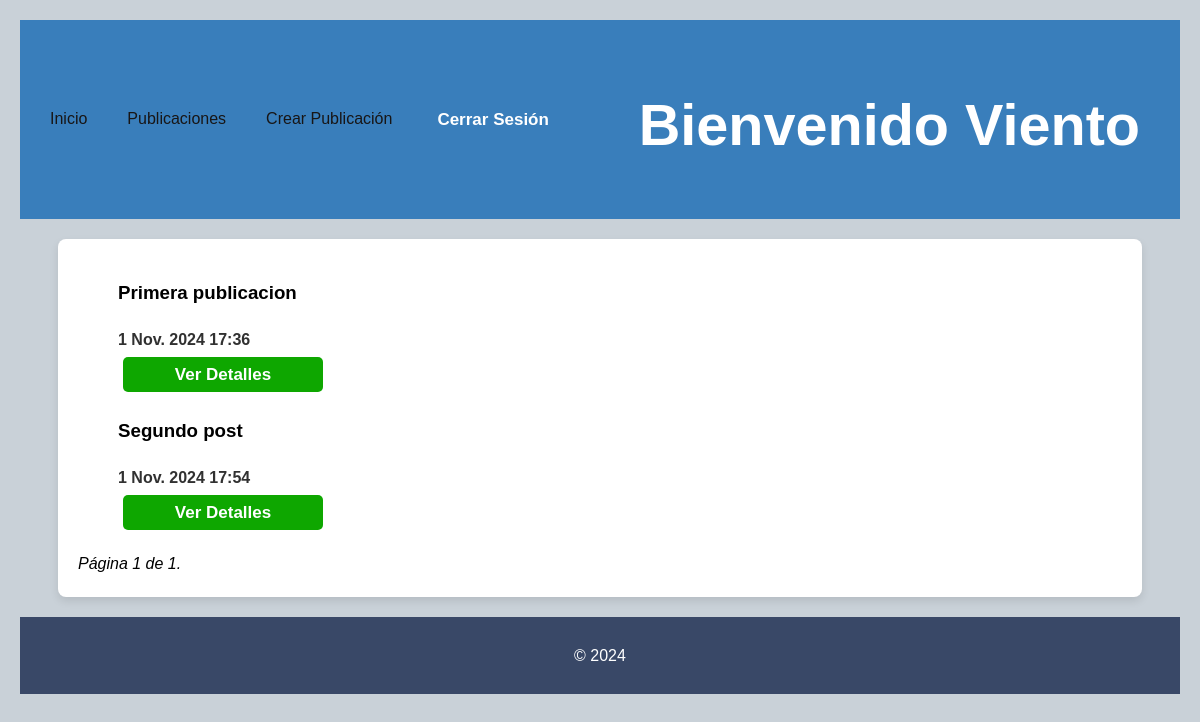
Before: /publicaciones/ (signed in) with the older database file.
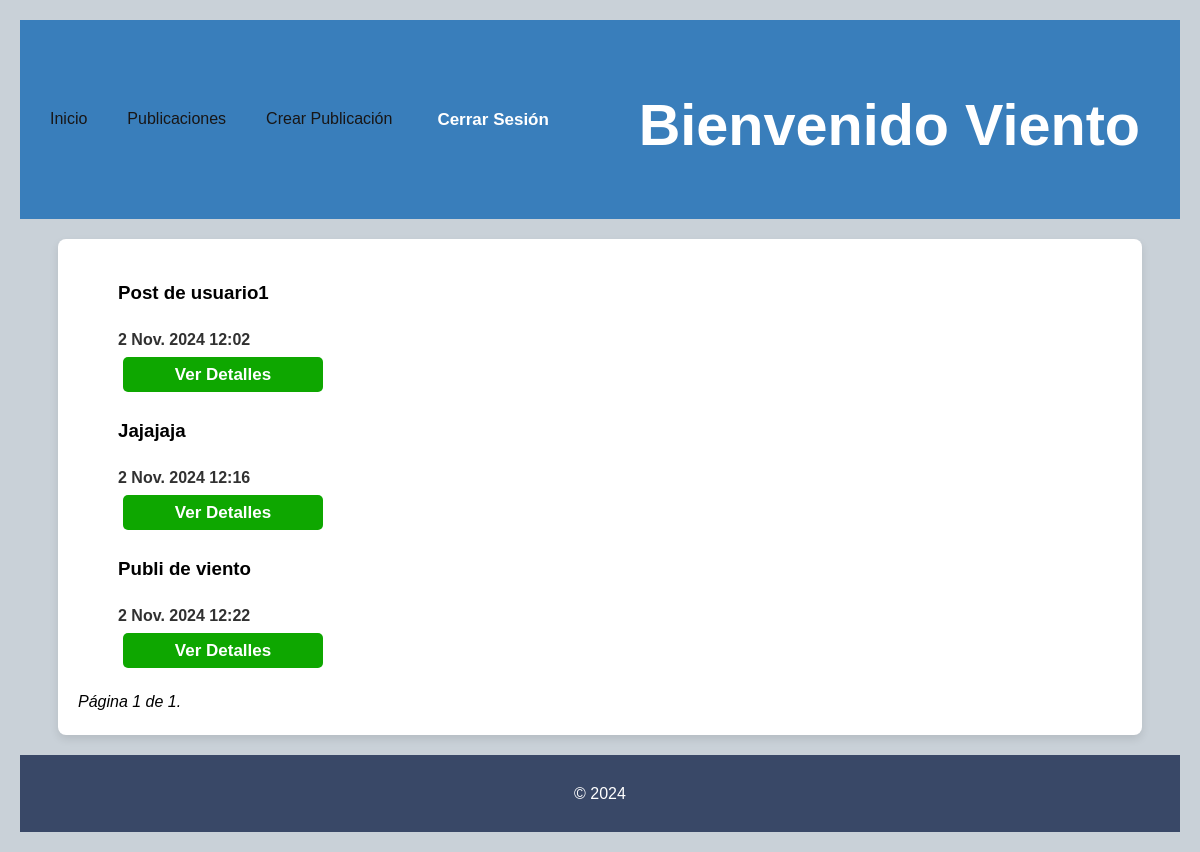
After: the same page with the newer database file.
### app/models.py (models this page shows, shortened)
class Publicacion (models.Model):
    titulo = models.CharField(max_length=100)
    contenido = models.TextField()
    fecha_publicacion = models.DateTimeField(auto_now_add=True)
    autor = models.ForeignKey(User , on_delete=models.CASCADE, related_name='publicaciones') #Si un usuario se elimina, todas las publicaciones de dicho usuario se eliminaran tambien.

### app/views.py (the view)
# urls.py: path('publicaciones/',Publicaciones.as_view(), name='publicaciones'),
class Publicaciones(LoginRequiredMixin, ListView):
    model = Publicacion
    paginate_by=4
    template_name = 'publicaciones.html'
    context_object_name = 'publicaciones'
    permission_required = "app.view_publicacion"

### app/templates/publicaciones.html (shortened to what this page needs)
{% extends "base.html" %}
{% block content %}
    {% if object_list %}
        {% for publicacion in object_list %}
            <ul class="lista-publicaciones" style="list-style-type: none;">
                <li><h3> {{ publicacion.titulo|capfirst }} </h3></li>
                <li style="font-weight: bold; color: rgb(49, 49, 49);"> {{ publicacion.fecha_publicacion }}</li>
                <form method="get" action="{% url 'detalle_publicacion' publicacion.pk %}">
                    <button class="boton-verde" type="submit">Ver Detalles</button>
                </form>
            </ul>
        {% endfor %}
    {% else %}
        <p>No hay publicaciones para mostrar.</p>
    {% endif %}
    <div class="pagination">
        <span class="step-links">
            <span class="current">
                <i>  Página {{ page_obj.number }} de {{ page_obj.paginator.num_pages }}.  </i>
            </span>
        </span>
    </div>
{% endblock %}

### app/templates/base.html (shortened to what this page needs)
<!DOCTYPE html>
<html lang="es">
    <head>
        {% load static %}
        <link rel="stylesheet" href="{% static 'publicaciones/styles.css' %}">
    </head>
    <body>
        <header>
            <div class="navbar">
                {% include "navbar.html" %}
            </div>
            <div class="header-titulo">
                <h1>Bienvenido {{ user.username|capfirst }}</h1>
            </div>
        </header>
        <div class="content">
            {% block content %} {% endblock %}
        </div>
        <footer>
            <p>&copy; 2024</p>
        </footer>
    </body>
</html>

### app/templates/navbar.html
<nav>
    <ul>
        <li><a href="{% url 'home' %}">Inicio</a></li>
        <li><a href="{% url 'publicaciones' %}">Publicaciones</a></li>
        {% if user.is_authenticated %}
            <li><a href="{% url 'publicaciones_crear' %}">Crear Publicación</a></li>
            <li><a href="{% url 'logout' %}" class="boton">Cerrar Sesión</a></li>
        {% else %}
            <li><a href="{% url 'login' %}" class="boton">Iniciar Sesión</a></li>
            <li><a href="{% url 'register' %}" class="boton">Registrarse</a></li>
        {% endif %}
    </ul>
</nav>

### app/static/publicaciones/styles.css (style rules this page uses)
header { display: flex; justify-content: space-between; align-items: center; padding: 10px; background-color: rgb(57, 126, 187); }
.header-titulo { text-align: center; margin-top: 10px; margin-right: 30px; font-size: 1.8em; color: #ffffff; }
nav ul { list-style: none; display: flex; padding: 0; margin: 0; }
nav li { margin: 0 10px; }
nav a { color: #181616; text-decoration: none; padding: 5px 10px; border-radius: 5px; }
body { background-color: #c9d1d8; font-family: Arial, sans-serif; line-height: 1.6; margin: 0; padding: 20px; }
.content { padding: 20px; background-color: #ffffff; border-radius: 8px; box-shadow: 0px 4px 8px rgba(0, 0, 0, 0.1); margin: 20px auto; max-width: 90%; }
footer { text-align: center; padding: 10px 0; background-color: #394867; color: #ffffff; margin-top: 20px; }
.boton { color: #FFF; font-weight: 600; width: 200px; height: 35px; border-radius: 5px; border: none; text-align: center; font-size: 17px; cursor: pointer; margin: 5px; }
.boton-verde { color: #FFF; font-weight: 600; width: 200px; height: 35px; border-radius: 5px; border: none; text-align: center; font-size: 17px; cursor: pointer; background-color: #0ea700; margin: 5px; }

Changed rows visible on the page:
removed Publicacion: titulo "Primera publicacion", fecha_publicacion "1 Nov. 2024 17:36"
removed Publicacion: titulo "Segundo post", fecha_publicacion "1 Nov. 2024 17:54"
added Publicacion: titulo "Post de usuario1", fecha_publicacion "2 Nov. 2024 12:02"
added Publicacion: titulo "Jajajaja", fecha_publicacion "2 Nov. 2024 12:16"
added Publicacion: titulo "Publi de viento", fecha_publicacion "2 Nov. 2024 12:22"
